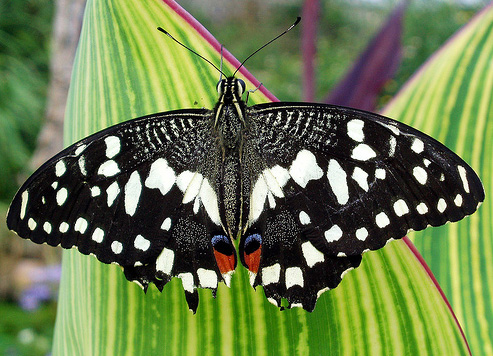
#> input picture p4/code/butterfly.jpg, 493 x 356 px
$ python test.py
#> lines starting #> are read from the running program, lines starting #| are printed output that depends on the picture
### p4/code/utils.py
import numpy as np
import os
import errno
import matplotlib.pyplot as plt
from skimage.feature import plot_matches


# [10 lines left out: function showMatches, not called in this run]


def imread(path):
#> called with path = 'butterfly.jpg'
    img = plt.imread(path).astype(float)

    #Remove alpha channel if it exists
    if img.ndim > 2 and img.shape[2] == 4:
        img = img[:, :, 0:3]
    #Puts images values in range [0,1]
    if img.max() > 1.0:
        img /= 255.0

    return img


# [26 lines left out: functions mkdir, gaussian, not called in this run]

### p4/code/test.py
from math import sqrt
from skimage import data
from skimage.feature import blob_dog, blob_log, blob_doh
from skimage.color import rgb2gray
from utils import imread

import matplotlib.pyplot as plt

image = imread("butterfly.jpg")
image_gray = rgb2gray(image)
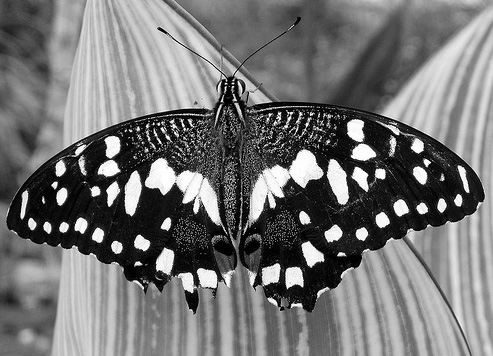
#> image_gray: shape (356, 493) float64; min 0, max 1, mean 0.457

blobs_log = blob_log(image_gray, max_sigma=30, num_sigma=10, threshold=.1)
#> blobs_log = 1139 rows, first 8: [208, 422, 4.22], [234, 361, 4.22], [235, 98, 4.22], [247, 116, 4.22], [146, 417, 4.22], [173, 380, 4.22], [220, 382, 4.22], [218, 304, 4.22]

blobs_log[:, 2] = blobs_log[:, 2] * sqrt(2)

blobs_dog = blob_dog(image_gray, max_sigma=30, threshold=.1)
#> blobs_dog = 624 rows, first 8: [220, 382, 4.1], [243, 141, 4.1], [191, 95, 2.56], [207, 400, 4.1], [227, 63, 2.56], [227, 47, 2.56], [235, 98, 4.1], [225, 81, 4.1]
blobs_dog[:, 2] = blobs_dog[:, 2] * sqrt(2)

blobs_doh = blob_doh(image_gray, max_sigma=30, threshold=.01)
#> blobs_doh = 153 rows, first 8: [184, 54, 4.22], [234, 97, 7.44], [246, 116, 7.44], [168, 303, 17.11], [145, 416, 7.44], [224, 80, 7.44], [190, 94, 7.44], [226, 62, 7.44]

blobs_list = [blobs_log, blobs_dog, blobs_doh]
colors = ['yellow', 'lime', 'red']
titles = ['Laplacian of Gaussian', 'Difference of Gaussian',
          'Determinant of Hessian']
sequence = zip(blobs_list, colors, titles)

fig, axes = plt.subplots(1, 3, figsize=(9, 3), sharex=True, sharey=True)
ax = axes.ravel()

for idx, (blobs, color, title) in enumerate(sequence):
    ax[idx].set_title(title)
    ax[idx].imshow(image)
    for blob in blobs:
        y, x, r = blob
        c = plt.Circle((x, y), r, color=color, linewidth=2, fill=False)
        ax[idx].add_patch(c)
    ax[idx].set_axis_off()
#> this loop made 3 passes
#> (color, title) on passes 1 to 3: ('yellow', 'Laplacian of Gaussian'), ('lime', 'Difference of Gaussian'), ('red', 'Determinant of Hessian')

plt.tight_layout()
plt.show()
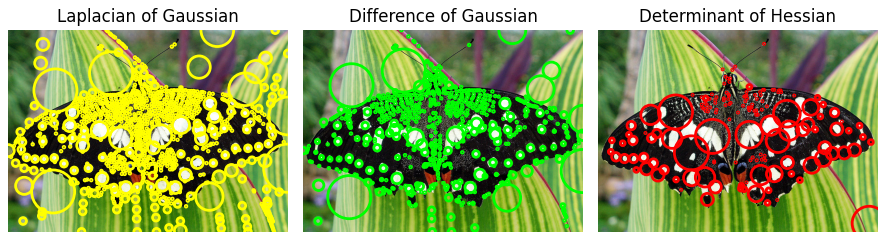
#> figure drawn by matplotlib, 3 panels

$ run again, with p4/code/ein.jpg copied over p4/code/butterfly.jpg
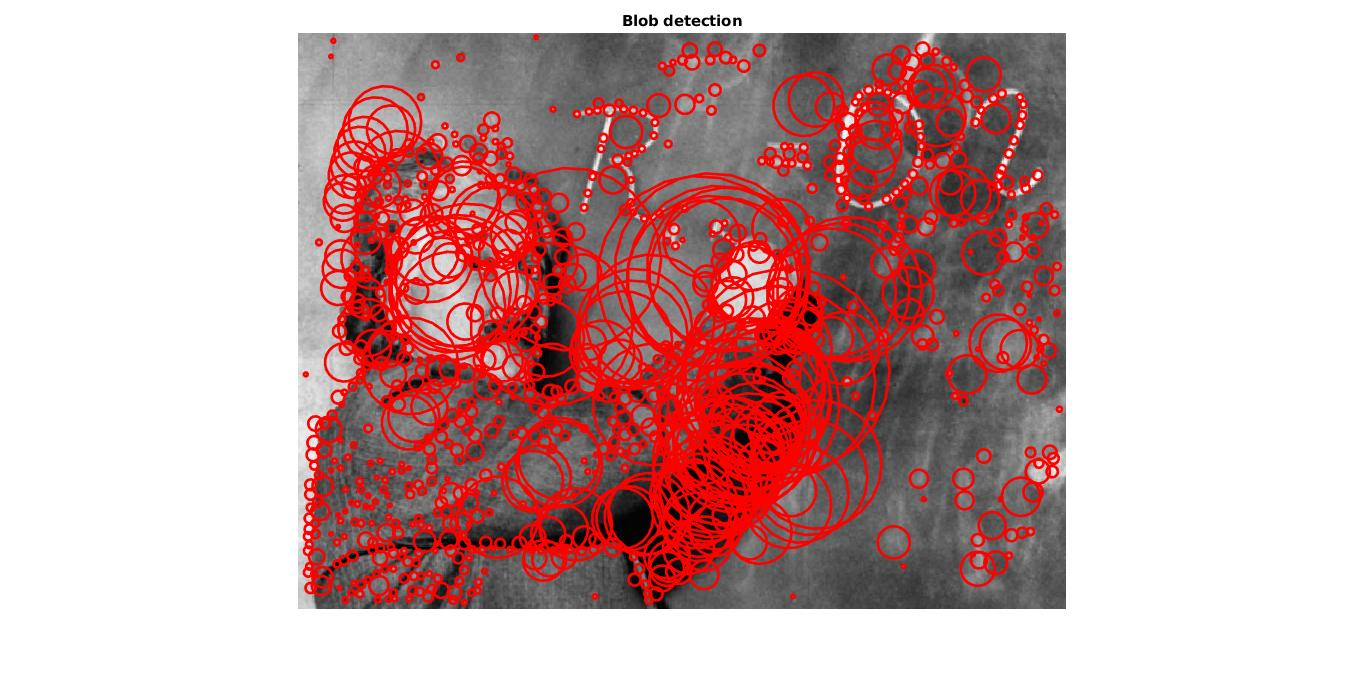
#> input picture p4/code/ein.jpg, 1366 x 685 px
#> `image_gray = rgb2gray(image)`:
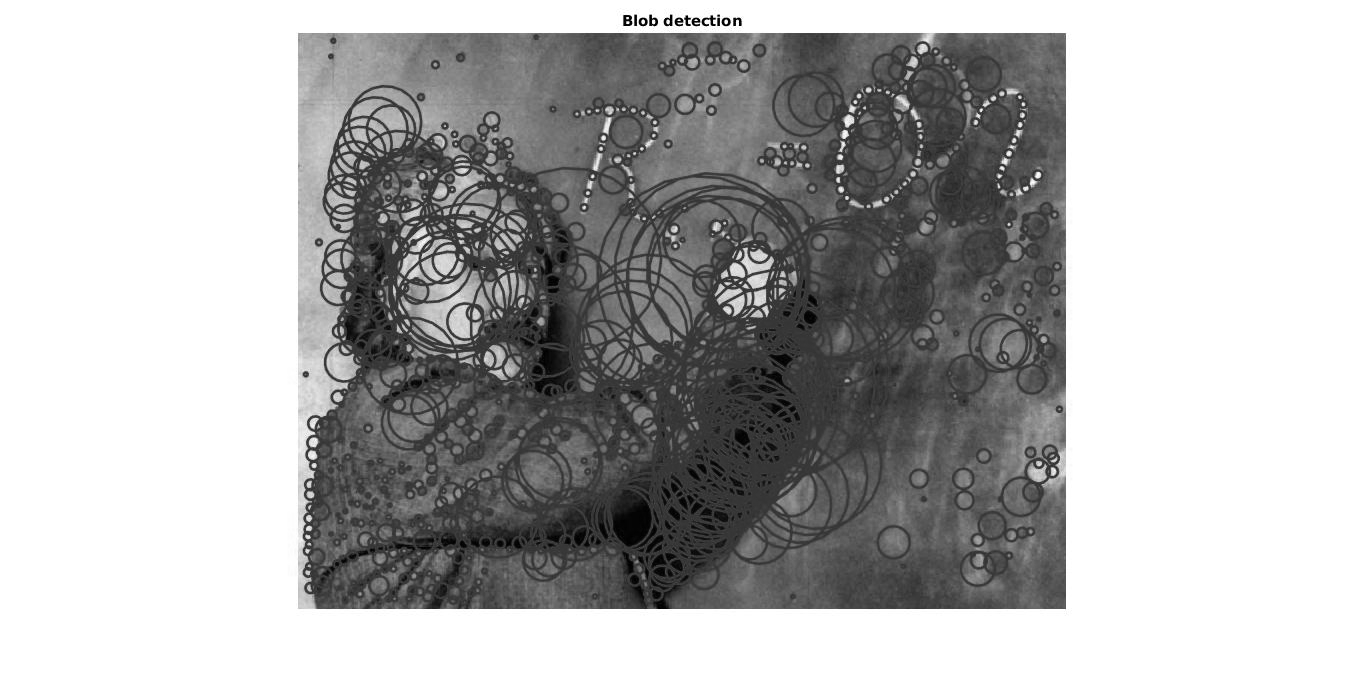
#> image_gray: shape (685, 1366) float64; min 0, max 1, mean 0.695
#> blobs_log = 1439 rows, first 8: [22, 627, 1], [18, 627, 1], [21, 737, 1], [22, 726, 1], [21, 643, 1], [120, 848, 4.22], [20, 632, 1], [23, 696, 1]
#> blobs_dog = 1120 rows, first 8: [21, 653, 1], [21, 643, 1], [22, 627, 1], [21, 726, 1], [21, 737, 1], [21, 689, 1], [157, 840, 1.6], [175, 1038, 1.6]
#> blobs_doh = 107 rows, first 8: [174, 1037, 4.22], [669, 1350, 30], [517, 308, 4.22], [156, 839, 4.22], [188, 840, 4.22], [133, 844, 4.22], [527, 308, 4.22], [20, 667, 7.44]
#> the loop `for idx, (blobs, color, title) in enumerate(sequence):` made 3 passes
#> (color, title) on passes 1 to 3: ('yellow', 'Laplacian of Gaussian'), ('lime', 'Difference of Gaussian'), ('red', 'Determinant of Hessian')
#> `plt.show()`:
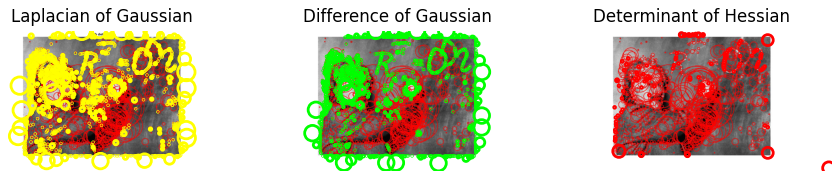
#> figure drawn by matplotlib, 3 panels

$ run again, with p4/code/fishes.jpg copied over p4/code/butterfly.jpg
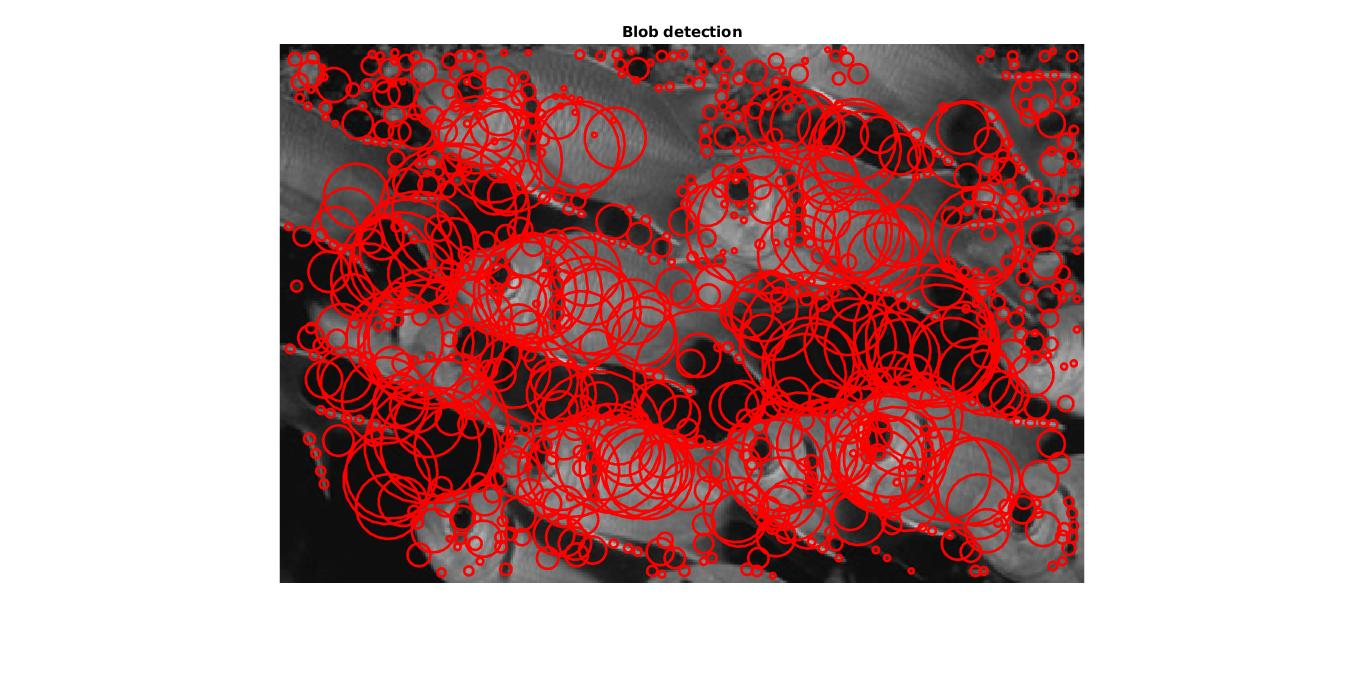
#> input picture p4/code/fishes.jpg, 1366 x 685 px
#> `image_gray = rgb2gray(image)`:
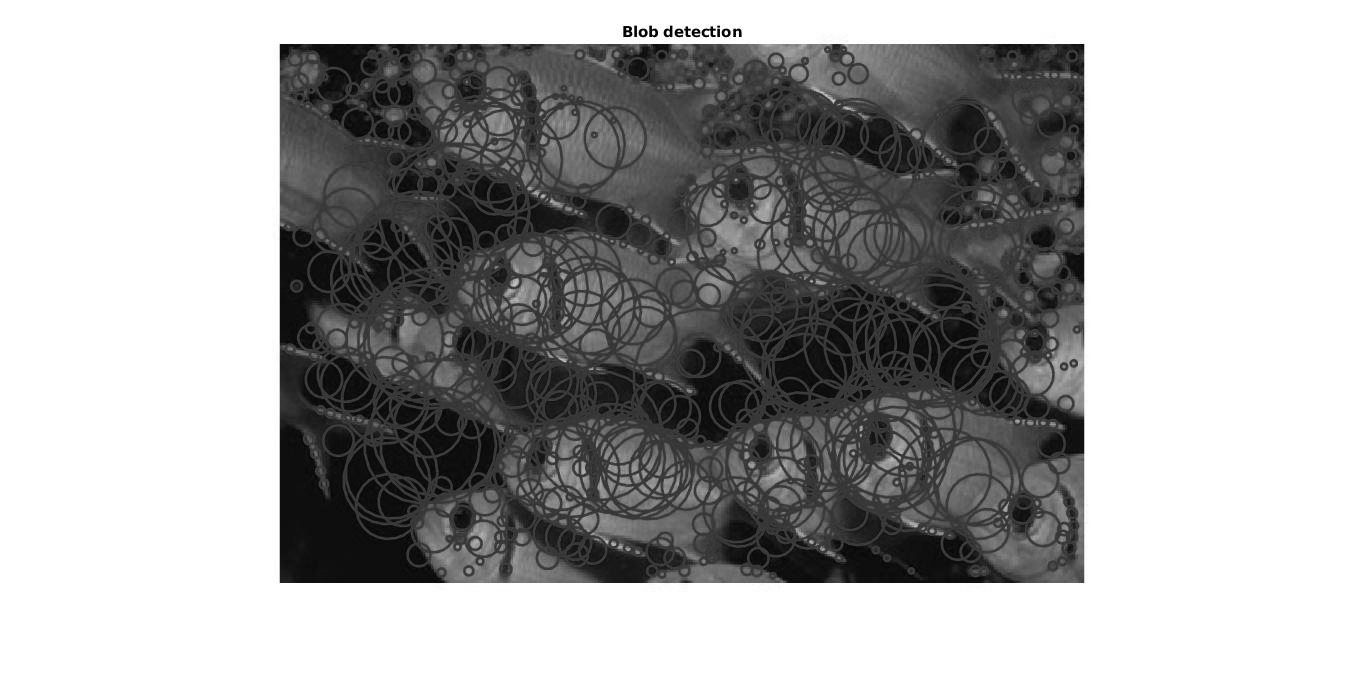
#> image_gray: shape (685, 1366) float64; min 0, max 1, mean 0.652
#> blobs_log = 902 rows, first 8: [33, 627, 1], [29, 627, 1], [33, 643, 1], [33, 726, 1], [31, 632, 1], [32, 714, 1], [33, 720, 1], [31, 637, 1]
#> blobs_dog = 625 rows, first 8: [32, 653, 1], [32, 643, 1], [33, 627, 1], [32, 726, 1], [32, 737, 1], [29, 627, 1], [32, 714, 1], [31, 632, 1]
#> blobs_doh = 18 rows, first 8: [669, 1350, 30], [31, 667, 7.44], [569, 292, 26.78], [56, 1070, 26.78], [31, 736, 7.44], [53, 289, 20.33], [28, 686, 4.22], [30, 631, 10.67]
#> the loop `for idx, (blobs, color, title) in enumerate(sequence):` made 3 passes
#> (color, title) on passes 1 to 3: ('yellow', 'Laplacian of Gaussian'), ('lime', 'Difference of Gaussian'), ('red', 'Determinant of Hessian')
#> `plt.show()`:
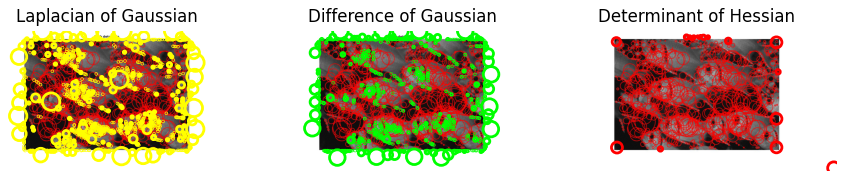
#> figure drawn by matplotlib, 3 panels
